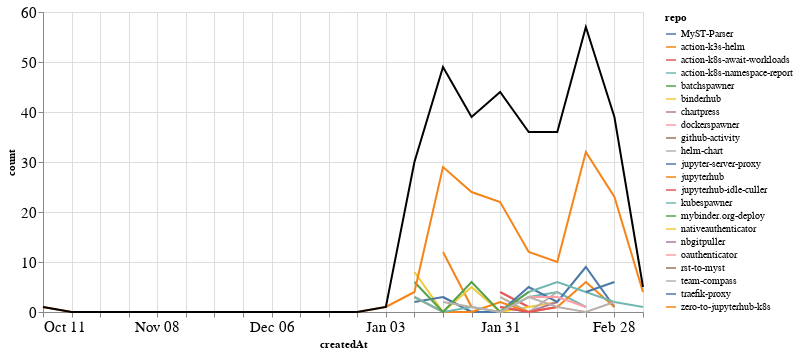

The notebook cell saved with this chart:
### Markdown cell above
### Comments

### Code cell
comments_time = comments.groupby('repo').resample('W', on='createdAt').count()['author'].reset_index()
comments_time = comments_time.rename(columns={'author': 'count'})
comments_time_total = comments_time.groupby('createdAt').agg({"count": "sum"}).reset_index()
ch1 = alt.Chart(comments_time, width=600).mark_line().encode(
    x='createdAt',
    y='count',
    color='repo',
    tooltip="repo"
)

ch2 = alt.Chart(comments_time_total, width=600).mark_line(color="black").encode(
    x='createdAt',
    y='count',
)

ch1 + ch2

### Figure 1 — Vega-Lite specification as saved in the notebook (floating-point values rounded to 4 significant figures)
{"config": {"axisLeft": {"labelFontSize": 15}, "axisBottom": {"labelFontSize": 15}}, "layer": [{"data": {"name": "data-84321e2ff37fec858aa414544212cd55"}, "mark": "line", "encoding": {"color": {"type": "nominal", "field": "repo"}, "tooltip": {"type": "nominal", "field": "repo"}, "x": {"type": "temporal", "field": "createdAt"}, "y": {"type": "quantitative", "field": "count"}}, "width": 600}, {"data": {"name": "data-94c9afd4cf3c9ac97807362378a02f83"}, "mark": {"type": "line", "color": "black"}, "encoding": {"x": {"type": "temporal", "field": "createdAt"}, "y": {"type": "quantitative", "field": "count"}}, "width": 600}], "$schema": "https://vega.github.io/schema/vega-lite/v4.8.1.json", "datasets": {"data-84321e2ff37fec858aa414544212cd55": [{"repo": "MyST-Parser", "createdAt": "2021-01-24T00:00:00", "count": 1}, {"repo": "action-k3s-helm", "createdAt": "2021-01-17T00:00:00", "count": 12}, {"repo": "action-k3s-helm", "createdAt": "2021-01-24T00:00:00", "count": 1}, {"repo": "action-k8s-await-workloads", "createdAt": "2021-01-31T00:00:00", "count": 4}, {"repo": "action-k8s-await-workloads", "createdAt": "2021-02-07T00:00:00", "count": 1}, {"repo": "action-k8s-namespace-report", "createdAt": "2021-01-17T00:00:00", "count": 3}, {"repo": "action-k8s-namespace-report", "createdAt": "2021-01-24T00:00:00", "count": 0}, {"repo": "action-k8s-namespace-report", "createdAt": "2021-01-31T00:00:00", "count": 0}, {"repo": "action-k8s-namespace-report", "createdAt": "2021-02-07T00:00:00", "count": 3}, {"repo": "action-k8s-namespace-report", "createdAt": "2021-02-14T00:00:00", "count": 4}, {"repo": "action-k8s-namespace-report", "createdAt": "2021-02-21T00:00:00", "count": 1}, {"repo": "batchspawner", "createdAt": "2021-01-31T00:00:00", "count": 8}, {"repo": "binderhub", "createdAt": "2021-01-10T00:00:00", "count": 8}, {"repo": "binderhub", "createdAt": "2021-01-17T00:00:00", "count": 0}, {"repo": "binderhub", "createdAt": "2021-01-24T00:00:00", "count": 5}, {"repo": "binderhub", "createdAt": "2021-01-31T00:00:00", "count": 0}, {"repo": "binderhub", "createdAt": "2021-02-07T00:00:00", "count": 1}, {"repo": "binderhub", "createdAt": "2021-02-14T00:00:00", "count": 2}, {"repo": "chartpress", "createdAt": "2021-01-31T00:00:00", "count": 1}, {"repo": "chartpress", "createdAt": "2021-02-07T00:00:00", "count": 0}, {"repo": "chartpress", "createdAt": "2021-02-14T00:00:00", "count": 2}, {"repo": "dockerspawner", "createdAt": "2021-02-28T00:00:00", "count": 2}, {"repo": "github-activity", "createdAt": "2021-02-28T00:00:00", "count": 2}, {"repo": "helm-chart", "createdAt": "2021-01-31T00:00:00", "count": 3}, {"repo": "helm-chart", "createdAt": "2021-02-07T00:00:00", "count": 0}, {"repo": "helm-chart", "createdAt": "2021-02-14T00:00:00", "count": 4}, {"repo": "jupyter-server-proxy", "createdAt": "2021-01-10T00:00:00", "count": 2}, {"repo": "jupyter-server-proxy", "createdAt": "2021-01-17T00:00:00", "count": 3}, {"repo": "jupyter-server-proxy", "createdAt": "2021-01-24T00:00:00", "count": 0}, {"repo": "jupyter-server-proxy", "createdAt": "2021-01-31T00:00:00", "count": 0}, {"repo": "jupyter-server-proxy", "createdAt": "2021-02-07T00:00:00", "count": 5}, {"repo": "jupyter-server-proxy", "createdAt": "2021-02-14T00:00:00", "count": 2}, {"repo": "jupyter-server-proxy", "createdAt": "2021-02-21T00:00:00", "count": 9}, {"repo": "jupyter-server-proxy", "createdAt": "2021-02-28T00:00:00", "count": 1}, {"repo": "jupyterhub", "createdAt": "2021-01-10T00:00:00", "count": 3}, {"repo": "jupyterhub", "createdAt": "2021-01-17T00:00:00", "count": 0}, {"repo": "jupyterhub", "createdAt": "2021-01-24T00:00:00", "count": 0}, {"repo": "jupyterhub", "createdAt": "2021-01-31T00:00:00", "count": 2}, {"repo": "jupyterhub", "createdAt": "2021-02-07T00:00:00", "count": 0}, {"repo": "jupyterhub", "createdAt": "2021-02-14T00:00:00", "count": 1}, {"repo": "jupyterhub", "createdAt": "2021-02-21T00:00:00", "count": 6}, {"repo": "jupyterhub", "createdAt": "2021-02-28T00:00:00", "count": 1}, {"repo": "jupyterhub-idle-culler", "createdAt": "2021-01-31T00:00:00", "count": 1}, {"repo": "jupyterhub-idle-culler", "createdAt": "2021-02-07T00:00:00", "count": 0}, {"repo": "jupyterhub-idle-culler", "createdAt": "2021-02-14T00:00:00", "count": 1}, {"repo": "kubespawner", "createdAt": "2021-01-10T00:00:00", "count": 3}, {"repo": "kubespawner", "createdAt": "2021-01-17T00:00:00", "count": 0}, {"repo": "kubespawner", "createdAt": "2021-01-24T00:00:00", "count": 1}, {"repo": "kubespawner", "createdAt": "2021-01-31T00:00:00", "count": 0}, {"repo": "kubespawner", "createdAt": "2021-02-07T00:00:00", "count": 4}, {"repo": "kubespawner", "createdAt": "2021-02-14T00:00:00", "count": 6}, {"repo": "kubespawner", "createdAt": "2021-02-21T00:00:00", "count": 4}, {"repo": "kubespawner", "createdAt": "2021-02-28T00:00:00", "count": 2}, {"repo": "kubespawner", "createdAt": "2021-03-07T00:00:00", "count": 1}, {"repo": "mybinder.org-deploy", "createdAt": "2021-01-10T00:00:00", "count": 6}, {"repo": "mybinder.org-deploy", "createdAt": "2021-01-17T00:00:00", "count": 0}, {"repo": "mybinder.org-deploy", "createdAt": "2021-01-24T00:00:00", "count": 6}, {"repo": "mybinder.org-deploy", "createdAt": "2021-01-31T00:00:00", "count": 0}, {"repo": "mybinder.org-deploy", "createdAt": "2021-02-07T00:00:00", "count": 4}, {"repo": "nativeauthenticator", "createdAt": "2021-01-31T00:00:00", "count": 3}, {"repo": "nbgitpuller", "createdAt": "2021-01-10T00:00:00", "count": 3}, {"repo": "oauthenticator", "createdAt": "2021-02-07T00:00:00", "count": 3}, {"repo": "oauthenticator", "createdAt": "2021-02-14T00:00:00", "count": 3}, {"repo": "oauthenticator", "createdAt": "2021-02-21T00:00:00", "count": 1}, {"repo": "rst-to-myst", "createdAt": "2021-01-10T00:00:00", "count": 1}, {"repo": "team-compass", "createdAt": "2021-01-17T00:00:00", "count": 2}, {"repo": "team-compass", "createdAt": "2021-01-24T00:00:00", "count": 1}, {"repo": "team-compass", "createdAt": "2021-01-31T00:00:00", "count": 0}, {"repo": "team-compass", "createdAt": "2021-02-07T00:00:00", "count": 3}, {"repo": "team-compass", "createdAt": "2021-02-14T00:00:00", "count": 1}, {"repo": "team-compass", "createdAt": "2021-02-21T00:00:00", "count": 0}, {"repo": "team-compass", "createdAt": "2021-02-28T00:00:00", "count": 2}, {"repo": "traefik-proxy", "createdAt": "2021-02-21T00:00:00", "count": 4}, {"repo": "traefik-proxy", "createdAt": "2021-02-28T00:00:00", "count": 6}, {"repo": "zero-to-jupyterhub-k8s", "createdAt": "2020-10-11T00:00:00", "count": 1}, {"repo": "zero-to-jupyterhub-k8s", "createdAt": "2020-10-18T00:00:00", "count": 0}, {"repo": "zero-to-jupyterhub-k8s", "createdAt": "2020-10-25T00:00:00", "count": 0}, {"repo": "zero-to-jupyterhub-k8s", "createdAt": "2020-11-01T00:00:00", "count": 0}, {"repo": "zero-to-jupyterhub-k8s", "createdAt": "2020-11-08T00:00:00", "count": 0}, {"repo": "zero-to-jupyterhub-k8s", "createdAt": "2020-11-15T00:00:00", "count": 0}, {"repo": "zero-to-jupyterhub-k8s", "createdAt": "2020-11-22T00:00:00", "count": 0}, {"repo": "zero-to-jupyterhub-k8s", "createdAt": "2020-11-29T00:00:00", "count": 0}, {"repo": "zero-to-jupyterhub-k8s", "createdAt": "2020-12-06T00:00:00", "count": 0}, {"repo": "zero-to-jupyterhub-k8s", "createdAt": "2020-12-13T00:00:00", "count": 0}, {"repo": "zero-to-jupyterhub-k8s", "createdAt": "2020-12-20T00:00:00", "count": 0}, {"repo": "zero-to-jupyterhub-k8s", "createdAt": "2020-12-27T00:00:00", "count": 0}, {"repo": "zero-to-jupyterhub-k8s", "createdAt": "2021-01-03T00:00:00", "count": 1}, {"repo": "zero-to-jupyterhub-k8s", "createdAt": "2021-01-10T00:00:00", "count": 4}, {"repo": "zero-to-jupyterhub-k8s", "createdAt": "2021-01-17T00:00:00", "count": 29}, {"repo": "zero-to-jupyterhub-k8s", "createdAt": "2021-01-24T00:00:00", "count": 24}, {"repo": "zero-to-jupyterhub-k8s", "createdAt": "2021-01-31T00:00:00", "count": 22}, {"repo": "zero-to-jupyterhub-k8s", "createdAt": "2021-02-07T00:00:00", "count": 12}, {"repo": "zero-to-jupyterhub-k8s", "createdAt": "2021-02-14T00:00:00", "count": 10}, {"repo": "zero-to-jupyterhub-k8s", "createdAt": "2021-02-21T00:00:00", "count": 32}, {"repo": "zero-to-jupyterhub-k8s", "createdAt": "2021-02-28T00:00:00", "count": 23}, {"repo": "zero-to-jupyterhub-k8s", "createdAt": "2021-03-07T00:00:00", "count": 4}], "data-94c9afd4cf3c9ac97807362378a02f83": [{"createdAt": "2020-10-11T00:00:00", "count": 1}, {"createdAt": "2020-10-18T00:00:00", "count": 0}, {"createdAt": "2020-10-25T00:00:00", "count": 0}, {"createdAt": "2020-11-01T00:00:00", "count": 0}, {"createdAt": "2020-11-08T00:00:00", "count": 0}, {"createdAt": "2020-11-15T00:00:00", "count": 0}, {"createdAt": "2020-11-22T00:00:00", "count": 0}, {"createdAt": "2020-11-29T00:00:00", "count": 0}, {"createdAt": "2020-12-06T00:00:00", "count": 0}, {"createdAt": "2020-12-13T00:00:00", "count": 0}, {"createdAt": "2020-12-20T00:00:00", "count": 0}, {"createdAt": "2020-12-27T00:00:00", "count": 0}, {"createdAt": "2021-01-03T00:00:00", "count": 1}, {"createdAt": "2021-01-10T00:00:00", "count": 30}, {"createdAt": "2021-01-17T00:00:00", "count": 49}, {"createdAt": "2021-01-24T00:00:00", "count": 39}, {"createdAt": "2021-01-31T00:00:00", "count": 44}, {"createdAt": "2021-02-07T00:00:00", "count": 36}, {"createdAt": "2021-02-14T00:00:00", "count": 36}, {"createdAt": "2021-02-21T00:00:00", "count": 57}, {"createdAt": "2021-02-28T00:00:00", "count": 39}, {"createdAt": "2021-03-07T00:00:00", "count": 5}]}}
